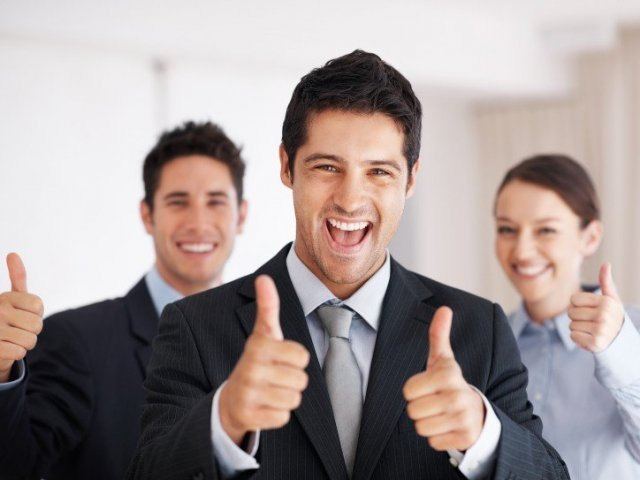
#> input picture pessoas/pessoas4.jpg, 640 x 480 px
$ python exemplo1.py
#> lines starting #> are read from the running program, lines starting #| are printed output that depends on the picture; after the words box and inside, x2 and y2 are one past the last pixel; in counts of white or black regions, pixels touching at a corner belong together
import cv2

classificador = cv2.CascadeClassifier('cascades/haarcascade_frontalface_default.xml')

imagem = cv2.imread('pessoas/pessoas4.jpg')
#> imagem is the input picture: shape (480, 640, 3); mean B, G, R 151.1, 152.4, 164
cv2.imshow("img", imagem)
imagemCinza = cv2.cvtColor(imagem, cv2.COLOR_BGR2GRAY)
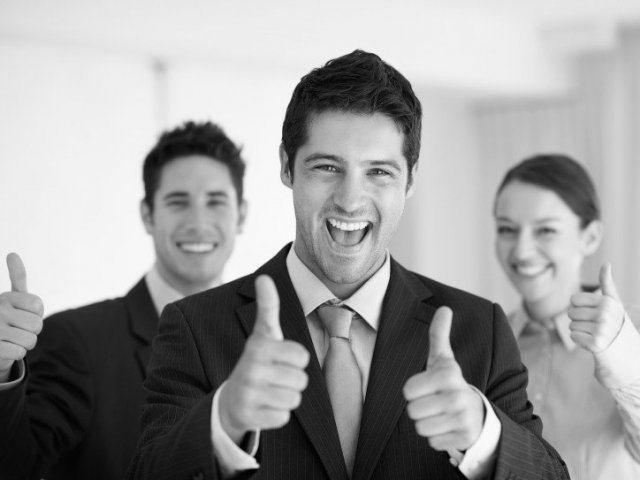
#> imagemCinza: shape (480, 640); min 0, max 255, mean 155.7

facesDetectadas = classificador.detectMultiScale(imagemCinza, scaleFactor=1.1, minNeighbors=20, minSize=(30,30))
#> facesDetectadas = [[484, 191, 104, 104], [140, 158, 112, 112], [280, 113, 146, 146]]
print(len(facesDetectadas))
#| 3
print(facesDetectadas)
#| [[484 191 104 104]
#|  [140 158 112 112]
#|  [280 113 146 146]]

for (x, y, l, a) in facesDetectadas:
    print(x, y, l, a)
    cv2.rectangle(imagem, (x, y), (x + l, y + a), (255, 0, 255), 2)
#> this loop made 3 passes
#| 484 191 104 104
#| 140 158 112 112
#| 280 113 146 146
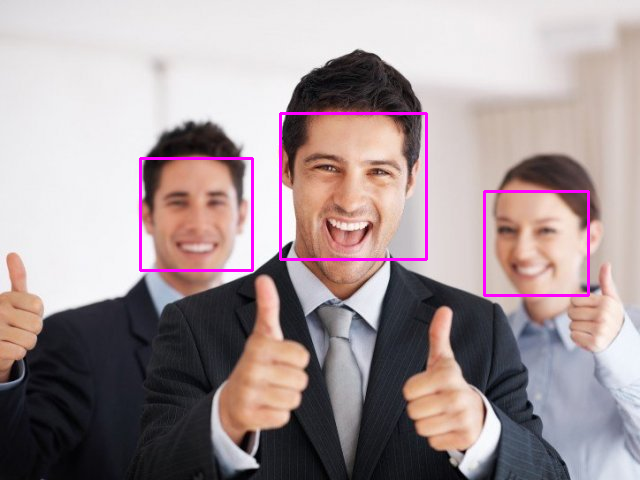
#> imagem: shape (480, 640, 3); 1.41% of pixels changed, all inside (x1, y1, x2, y2) = (139, 112, 590, 297)

cv2.imshow("Faces encontradas", imagem)
cv2.waitKey()

$ run again, with pessoas/pessoas1.jpg copied over pessoas/pessoas4.jpg
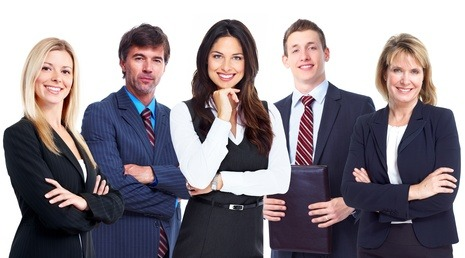
#> input picture pessoas/pessoas1.jpg, 465 x 258 px
#> imagem is the input picture: shape (258, 465, 3); mean B, G, R 141.5, 134.9, 142.7
#> `imagemCinza = cv2.cvtColor(imagem, cv2.COLOR_BGR2GRAY)`:
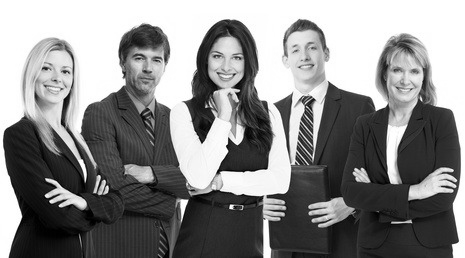
#> imagemCinza: shape (258, 465); min 0, max 255, mean 138
#> facesDetectadas = [[280, 29, 48, 48], [201, 37, 51, 51], [121, 37, 54, 54], [380, 51, 51, 51], [30, 49, 52, 52]]
#| 5
#| [[280  29  48  48]
#|  [201  37  51  51]
#|  [121  37  54  54]
#|  [380  51  51  51]
#|  [ 30  49  52  52]]
#> the loop `for (x, y, l, a) in facesDetectadas:` made 5 passes
#> (printed output is left out)
#> after the loop `for (x, y, l, a) in facesDetectadas:`:
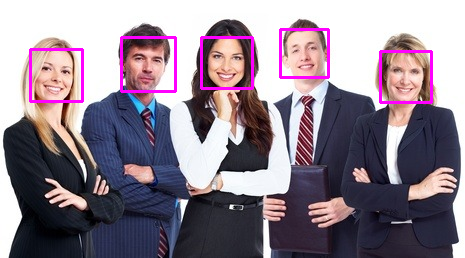
#> imagem: shape (258, 465, 3); 2.54% of pixels changed, all inside (x1, y1, x2, y2) = (29, 28, 433, 104)

$ run again, with pessoas/pessoas2.jpg copied over pessoas/pessoas4.jpg
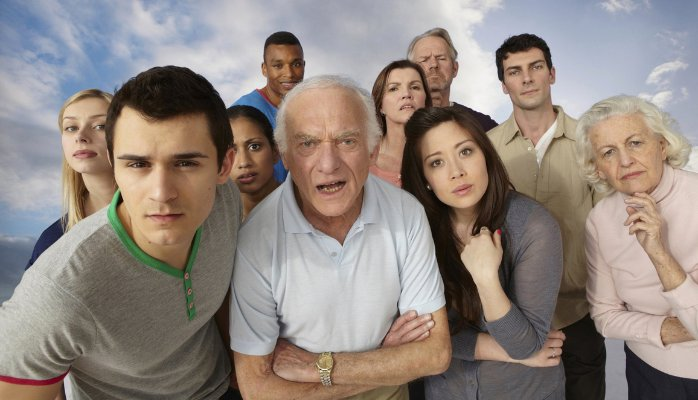
#> input picture pessoas/pessoas2.jpg, 698 x 400 px
#> imagem is the input picture: shape (400, 698, 3); mean B, G, R 128.3, 134.8, 145.9
#> `imagemCinza = cv2.cvtColor(imagem, cv2.COLOR_BGR2GRAY)`:
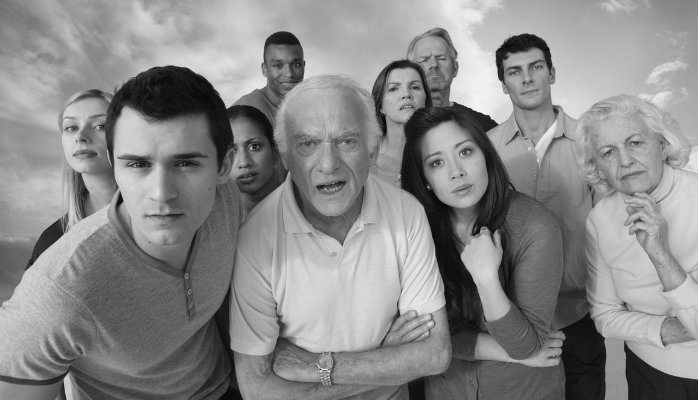
#> imagemCinza: shape (400, 698); min 2, max 252, mean 137.4
#> facesDetectadas = [[260, 45, 51, 51], [496, 46, 61, 61], [377, 67, 55, 55], [216, 123, 61, 61], [414, 127, 78, 78], [49, 99, 72, 72], [279, 104, 99, 99], [102, 117, 124, 124]]
#| 8
#| [[260  45  51  51]
#|  [496  46  61  61]
#|  [377  67  55  55]
#|  [216 123  61  61]
#|  [414 127  78  78]
#|  [ 49  99  72  72]
#> (further printed lines are left out)
#> the loop `for (x, y, l, a) in facesDetectadas:` made 8 passes
#> (printed output is left out)
#> after the loop `for (x, y, l, a) in facesDetectadas:`:
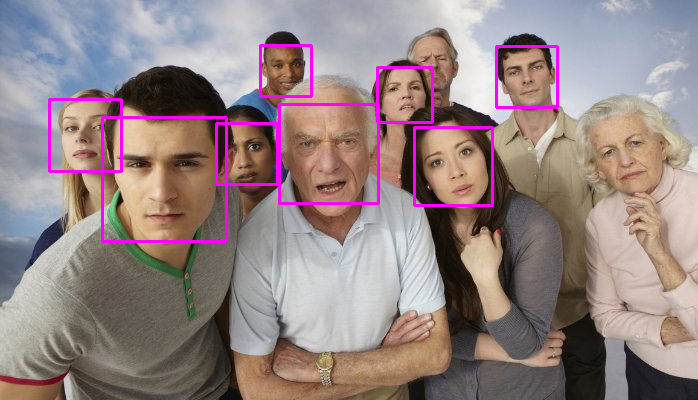
#> imagem: shape (400, 698, 3); 2.52% of pixels changed, all inside (x1, y1, x2, y2) = (48, 44, 559, 243)
